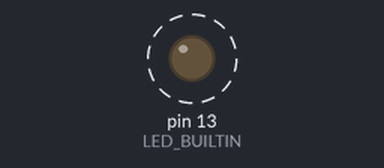
The sketch below on a simulated Arduino Uno, built with avr-gcc and run on an emulated ATmega328P. Parts: output pins drawn as LEDs (lit = HIGH). Dashed ring = blinking. What the sketch prints to the serial monitor is not drawn.

Above: at 0.3 s.
Timing chart, 0 to 3.0 s (numbered marks = the images above):
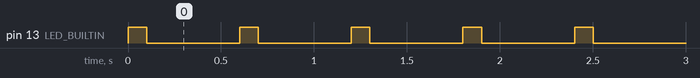

Measured:
- by itself, pin 13 (LED_BUILTIN): alternates HIGH for 0.10 s and LOW for 0.50 s

The sketch:

blink-serial.ino
```cpp
void setup() {
  pinMode(LED_BUILTIN, OUTPUT);
  digitalWrite(LED_BUILTIN, HIGH);
  Serial.begin(115200);
  while(!Serial);
}

void loop() {
  digitalWrite(LED_BUILTIN, HIGH);
  Serial.print("--- Hello World! ---\r\n");
  delay(100);
  digitalWrite(LED_BUILTIN, LOW);
  delay(500);
}
```
